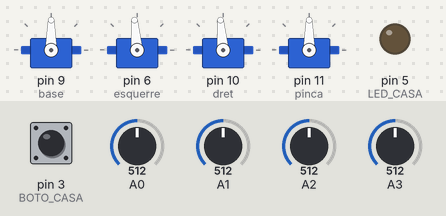
This sketch was run on a simulated Arduino Uno, built with avr-gcc and run on an emulated ATmega328P. On the bench: 4 × servo, output pins drawn as LEDs (lit = HIGH). Inputs (shaded band) come from the test bench; at power-on: pin 3 (BOTO_CASA) HIGH, A0 = 512, A1 = 512, A2 = 512, A3 = 512.

Above: at 1.2 s.
1.3 s: pin 3 (BOTO_CASA) pulled LOW for 0.15 s
At 2.1 s:
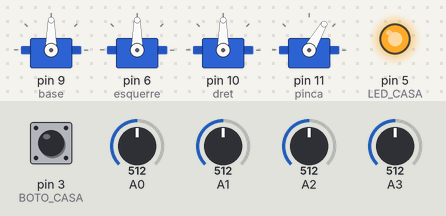
3.2 s: pin 3 (BOTO_CASA) pulled LOW for 1 s
At 4.4 s:
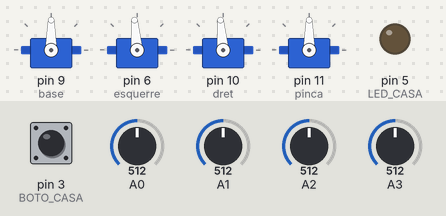
5.7 s: A0 set to 716
At 6.3 s:
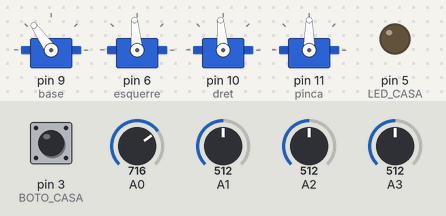
7.2 s: A1 set to 716
At 8.4 s:
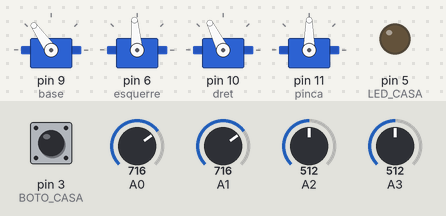
8.7 s: A2 set to 716
At 9.8 s:
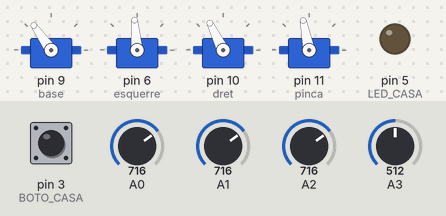
10.2 s: A3 set to 716
At 10.9 s:
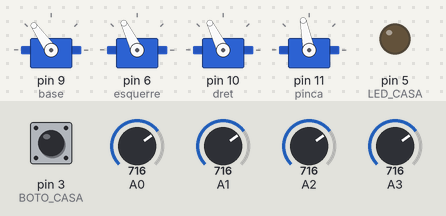
Timing chart, 0 to 12.7 s (numbered marks = the images above; inputs shaded):
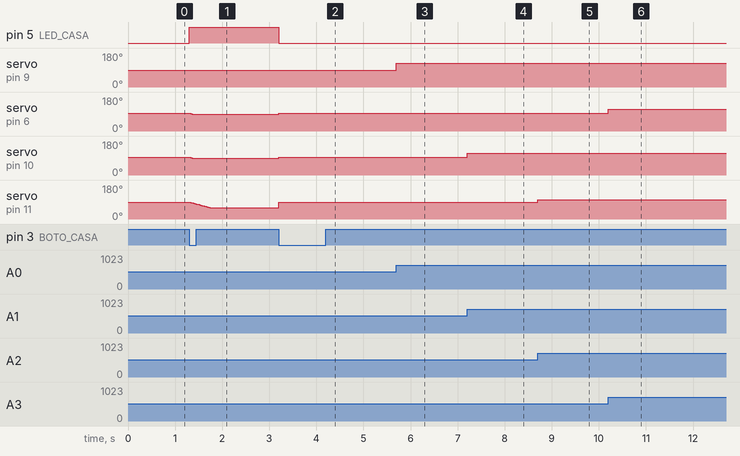

The sketch:

ampliat.ino
```cpp
/*
  Solucionari Repte SA4-A · Brac amb boto de casa (AMPLIAT)
  AMPLIACIO 1: la tornada a casa es SUAU (un grau cada 15 ms a cada servo).
  AMPLIACIO 2: el boto es un COMMUTADOR amb antirebot: una premuda envia el
               brac a casa i s'hi queda; una altra el torna als potenciometres.
  AMPLIACIO 3: LED d'estat (ences = mode casa). L'estat viu en UNA variable
               (modeCasa) i el LED es pinta a partir d'ella.
  Circuit: servos base=9, esquerre=6, dret=10, pinca=11 (PILES + GND comu);
           pots base=A0, dret=A1, pinca=A2, esquerre=A3; polsador D3-GND;
           LED amb 220 ohm al D5.
*/

#include <Servo.h>

Servo base, esquerre, dret, pinca;

const int BOTO_CASA = 3;
const int LED_CASA = 5;

const int BASE_MIN = 0,      BASE_MAX = 180;
const int ESQUERRE_MIN = 40, ESQUERRE_MAX = 150;
const int DRET_MIN = 40,     DRET_MAX = 150;
const int PINCA_MIN = 60,    PINCA_MAX = 120;

const int CASA_BASE = 90, CASA_ESQUERRE = 90, CASA_DRET = 90, CASA_PINCA = PINCA_MIN;

const unsigned long PAS_SUAU = 15;   // ms per grau
const unsigned long ANTIREBOT = 50;  // ms

// Angle actual de cada servo (cal saber-lo per moure'l a poc a poc)
int aBase = CASA_BASE, aEsquerre = CASA_ESQUERRE, aDret = CASA_DRET, aPinca = CASA_PINCA;

bool modeCasa = false;               // AMPLIACIO 3: l'unic estat del sistema
int lecturaAnterior = HIGH;
unsigned long tCanvi = 0;
unsigned long tPas = 0;

// AMPLIACIO 1: acosta un angle un grau cap al seu objectiu
int acosta(int actual, int objectiu) {
  if (actual < objectiu) return actual + 1;
  if (actual > objectiu) return actual - 1;
  return actual;
}

void escriuTots() {
  base.write(aBase);
  esquerre.write(aEsquerre);
  dret.write(aDret);
  pinca.write(aPinca);
}

// AMPLIACIO 2: detecta la PREMUDA (flanc HIGH -> LOW) amb antirebot
bool hiHaPremuda() {
  int lectura = digitalRead(BOTO_CASA);
  bool premuda = false;
  if (lectura != lecturaAnterior && millis() - tCanvi > ANTIREBOT) {
    tCanvi = millis();
    if (lectura == LOW) premuda = true;
    lecturaAnterior = lectura;
  }
  return premuda;
}

void setup() {
  pinMode(BOTO_CASA, INPUT_PULLUP);
  pinMode(LED_CASA, OUTPUT);
  escriuTots();
  base.attach(9);
  esquerre.attach(6);
  dret.attach(10);
  pinca.attach(11);
}

void loop() {
  if (hiHaPremuda()) {
    modeCasa = !modeCasa;
  }
  digitalWrite(LED_CASA, modeCasa);   // el LED surt de l'estat, no del boto

  if (modeCasa) {
    if (millis() - tPas >= PAS_SUAU) {
      tPas = millis();
      aBase = acosta(aBase, CASA_BASE);
      aEsquerre = acosta(aEsquerre, CASA_ESQUERRE);
      aDret = acosta(aDret, CASA_DRET);
      aPinca = acosta(aPinca, CASA_PINCA);
      escriuTots();
    }
  } else {
    aBase = map(analogRead(A0), 0, 1023, BASE_MIN, BASE_MAX);
    aDret = map(analogRead(A1), 0, 1023, DRET_MIN, DRET_MAX);
    aPinca = map(analogRead(A2), 0, 1023, PINCA_MIN, PINCA_MAX);
    aEsquerre = map(analogRead(A3), 0, 1023, ESQUERRE_MIN, ESQUERRE_MAX);
    escriuTots();
  }
}
```

Measured:
- after the input at 1.3 s, pin 5 (LED_CASA): LOW → HIGH at once; servo on pin 6 (esquerre), servo on pin 10 (dret): 95° → 90° at once; servo on pin 11 (pinca): moves from 90° to 60° over 0.43 s, starting at once
- after the input at 3.2 s, pin 5 (LED_CASA): HIGH → LOW at once; servo on pin 6 (esquerre), servo on pin 10 (dret): 90° → 95° at once; servo on pin 11 (pinca): 60° → 90° at once
- after the input at 5.7 s, servo on pin 9 (base): 90° → 125° at once
- after the input at 7.2 s, servo on pin 10 (dret): 95° → 116° at once
- after the input at 8.7 s, servo on pin 11 (pinca): 90° → 101° at once
- after the input at 10.2 s, servo on pin 6 (esquerre): 95° → 116° at once
